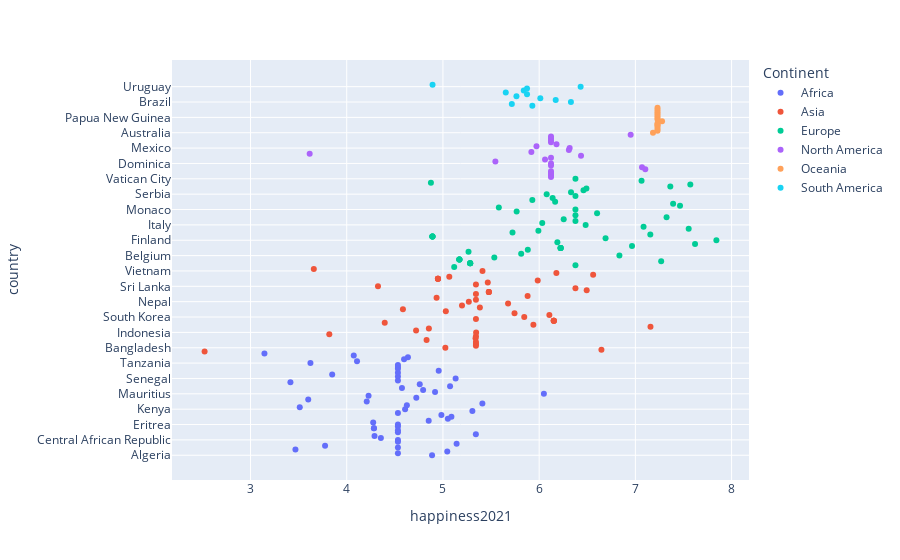

The cell this chart's notebook holds for it:
### Markdown cell above
Going off the previous graph and results, it is expected to find countries in Africa showing low obesity percentages across the board. Interestingly the most obese coutries are from Oceania, and more specfically the Polynesian areas such as Palau, Naura, and the Marshall Islands.This is interesting to find when considering they did not show overpeformance in protein supply yet overpopulate the high obesity scale.

### Code cell
fig = px.scatter(data, x="happiness2021", y="country", color="Continent", hover_data=['happiness2021'])
fig.show()

### Figure 1 — Plotly figure (JSON) as saved in the notebook; plotly's stock layout.template omitted (floating-point values rounded to 4 significant figures)
{"data": [{"hovertemplate": "Continent=Africa<br>happiness2021=%{x}<br>country=%{y}<extra></extra>", "legendgroup": "Africa", "marker": {"color": "#636efa", "symbol": "circle"}, "mode": "markers", "name": "Africa", "orientation": "h", "showlegend": true, "type": "scatter", "x": [4.887, 4.532, 5.045, 3.467, 4.532, 3.775, 5.142, 4.532, 4.532, 4.355, 4.289, 5.342, 4.532, 4.532, 4.283, 4.283, 4.532, 4.532, 4.275, 4.852, 5.051, 5.088, 4.984, 4.532, 5.306, 4.607, 3.512, 4.625, 5.41, 4.208, 3.6, 4.723, 4.227, 6.049, 4.918, 4.794, 4.574, 5.074, 4.759, 3.415, 4.532, 5.132, 4.532, 3.849, 4.532, 4.956, 4.532, 4.532, 4.532, 3.623, 4.107, 4.596, 4.636, 4.073, 3.145], "xaxis": "x", "y": ["Algeria", "Angola", "Benin", "Botswana", "Burkina", "Burundi", "Cameroon", "Cape Verde", "Central African Republic", "Chad", "Comoros", "Congo", "Congo, Democratic Republic of", "Djibouti", "Egypt", "Egypt", "Equatorial Guinea", "Eritrea", "Ethiopia", "Gabon", "Gambia", "Ghana", "Guinea", "Guinea-Bissau", "Ivory Coast", "Kenya", "Lesotho", "Liberia", "Libya", "Madagascar", "Malawi", "Mali", "Mauritania", "Mauritius", "Morocco", "Mozambique", "Namibia", "Niger", "Nigeria", "Rwanda", "Sao Tome and Principe", "Senegal", "Seychelles", "Sierra Leone", "Somalia", "South Africa", "South Sudan", "Sudan", "Swaziland", "Tanzania", "Togo", "Tunisia", "Uganda", "Zambia", "Zimbabwe"], "yaxis": "y"}, {"hovertemplate": "Continent=Asia<br>happiness2021=%{x}<br>country=%{y}<extra></extra>", "legendgroup": "Asia", "marker": {"color": "#EF553B", "symbol": "circle"}, "mode": "markers", "name": "Asia", "orientation": "h", "showlegend": true, "type": "scatter", "x": [2.523, 6.647, 5.025, 5.343, 5.343, 5.343, 4.83, 5.339, 5.343, 3.819, 5.345, 4.721, 4.854, 7.157, 5.94, 4.395, 6.152, 6.152, 6.152, 6.152, 5.343, 5.845, 6.106, 5.744, 5.03, 4.584, 5.384, 5.198, 5.677, 5.269, 5.343, 4.934, 5.88, 5.343, 5.477, 5.477, 5.477, 6.494, 6.377, 4.325, 5.343, 5.466, 5.985, 4.948, 4.948, 4.948, 4.948, 5.066, 6.561, 6.179, 5.411, 3.658], "xaxis": "x", "y": ["Afghanistan", "Bahrain", "Bangladesh", "Bhutan", "Brunei", "Burma (Myanmar)", "Cambodia", "China", "East Timor", "India", "Indonesia", "Iran", "Iraq", "Israel", "Japan", "Jordan", "Kazakhstan", "Kazakhstan", "Kazakhstan", "Kazakhstan", "North Korea", "South Korea", "Kuwait", "Kyrgyzstan", "Laos", "Lebanon", "Malaysia", "Maldives", "Mongolia", "Nepal", "Oman", "Pakistan", "Philippines", "Qatar", "Russia", "Russia", "Russia", "Saudi Arabia", "Singapore", "Sri Lanka", "Syria", "Tajikistan", "Thailand", "Turkey", "Turkey", "Turkey", "Turkey", "Turkmenistan", "United Arab Emirates", "Uzbekistan", "Vietnam", "Yemen"], "yaxis": "y"}, {"hovertemplate": "Continent=Europe<br>happiness2021=%{x}<br>country=%{y}<extra></extra>", "legendgroup": "Europe", "marker": {"color": "#00cc96", "symbol": "circle"}, "mode": "markers", "name": "Europe", "orientation": "h", "showlegend": true, "type": "scatter", "x": [5.117, 6.377, 5.283, 5.283, 5.283, 5.283, 7.268, 5.171, 5.171, 5.171, 5.171, 5.534, 6.834, 5.813, 5.266, 5.882, 6.223, 6.223, 6.223, 6.223, 6.965, 7.62, 6.189, 7.842, 6.69, 4.891, 4.891, 4.891, 4.891, 7.155, 5.723, 5.992, 7.554, 7.085, 6.483, 6.032, 6.377, 6.255, 7.324, 6.377, 6.602, 5.766, 6.377, 5.581, 7.464, 7.392, 6.166, 5.929, 6.14, 6.377, 6.078, 6.331, 6.461, 6.491, 7.363, 7.571, 4.875, 7.064, 6.377], "xaxis": "x", "y": ["Albania", "Andorra", "Armenia", "Armenia", "Armenia", "Armenia", "Austria", "Azerbaijan", "Azerbaijan", "Azerbaijan", "Azerbaijan", "Belarus", "Belgium", "Bosnia and Herzegovina", "Bulgaria", "Croatia", "Cyprus", "Cyprus", "Cyprus", "Cyprus", "Czech Republic", "Denmark", "Estonia", "Finland", "France", "Georgia", "Georgia", "Georgia", "Georgia", "Germany", "Greece", "Hungary", "Iceland", "Ireland", "Italy", "Latvia", "Liechtenstein", "Lithuania", "Luxembourg", "Macedonia", "Malta", "Moldova", "Monaco", "Montenegro", "Netherlands", "Norway", "Poland", "Portugal", "Romania", "San Marino", "Serbia", "Slovakia", "Slovenia", "Spain", "Sweden", "Switzerland", "Ukraine", "United Kingdom", "Vatican City"], "yaxis": "y"}, {"hovertemplate": "Continent=North America<br>happiness2021=%{x}<br>country=%{y}<extra></extra>", "legendgroup": "North America", "marker": {"color": "#ab63fa", "symbol": "circle"}, "mode": "markers", "name": "North America", "orientation": "h", "showlegend": true, "type": "scatter", "x": [6.123, 6.123, 6.123, 6.123, 7.103, 7.069, 6.123, 6.123, 5.545, 6.061, 6.123, 6.435, 3.615, 5.919, 6.309, 6.317, 5.972, 6.18, 6.123, 6.123, 6.123, 6.123, 6.951], "xaxis": "x", "y": ["Antigua and Barbuda", "Bahamas", "Barbados", "Belize", "Canada", "Costa Rica", "Cuba", "Dominica", "Dominican Republic", "El Salvador", "Grenada", "Guatemala", "Haiti", "Honduras", "Jamaica", "Mexico", "Nicaragua", "Panama", "Saint Kitts and Nevis", "Saint Lucia", "Saint Vincent and the Grenadines", "Trinidad and Tobago", "United States"], "yaxis": "y"}, {"hovertemplate": "Continent=Oceania<br>happiness2021=%{x}<br>country=%{y}<extra></extra>", "legendgroup": "Oceania", "marker": {"color": "#FFA15A", "symbol": "circle"}, "mode": "markers", "name": "Oceania", "orientation": "h", "showlegend": true, "type": "scatter", "x": [7.183, 7.23, 7.23, 7.23, 7.23, 7.23, 7.23, 7.277, 7.23, 7.23, 7.23, 7.23, 7.23, 7.23, 7.23], "xaxis": "x", "y": ["Australia", "Fiji", "Kiribati", "Marshall Islands", "Micronesia", "Micronesia", "Nauru", "New Zealand", "Palau", "Papua New Guinea", "Samoa", "Solomon Islands", "Tonga", "Tuvalu", "Vanuatu"], "yaxis": "y"}, {"hovertemplate": "Continent=South America<br>happiness2021=%{x}<br>country=%{y}<extra></extra>", "legendgroup": "South America", "marker": {"color": "#19d3f3", "symbol": "circle"}, "mode": "markers", "name": "South America", "orientation": "h", "showlegend": true, "type": "scatter", "x": [5.929, 5.716, 6.33, 6.172, 6.012, 5.764, 5.874, 5.653, 5.84, 5.874, 6.431, 4.892], "xaxis": "x", "y": ["Argentina", "Bolivia", "Brazil", "Chile", "Colombia", "Ecuador", "Guyana", "Paraguay", "Peru", "Suriname", "Uruguay", "Venezuela"], "yaxis": "y"}], "layout": {"legend": {"title": {"text": "Continent"}, "tracegroupgap": 0}, "margin": {"t": 60}, "xaxis": {"anchor": "y", "domain": [0, 1], "title": {"text": "happiness2021"}}, "yaxis": {"anchor": "x", "domain": [0, 1], "title": {"text": "country"}}}}
